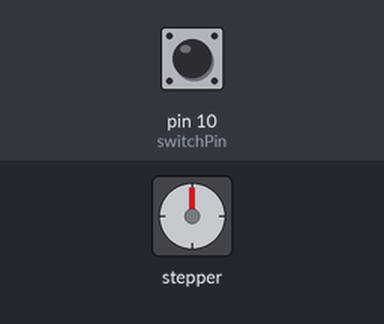
A sketch run on a simulated Arduino Nano, built with avr-gcc and run on an emulated ATmega328P. Parts: stepper motor. Wiring (inferred from the names in the program): stepper motor driver (200 steps per turn assumed): step pin 3; direction pin 2. The test bench sets the inputs (shaded band); at power-on: pin 10 (switchPin) HIGH.

Above: at 1.2 s.
1.3 s: pin 10 (switchPin) pulled LOW for 1 s
At 2.8 s:
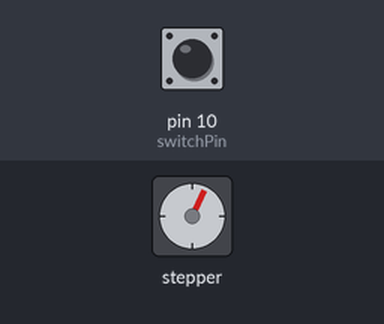
3.8 s: pin 10 (switchPin) pulled LOW for 3.2 s
At 7.6 s:
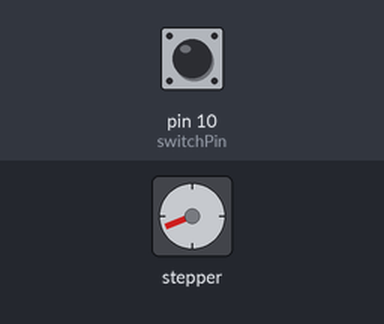
8.5 s: pin 10 (switchPin) pulled LOW for 0.15 s
At 9.5 s:
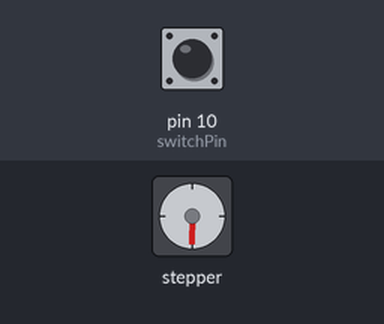
10.1 s: pin 10 (switchPin) pulled LOW for 1 s
At 11.9 s:
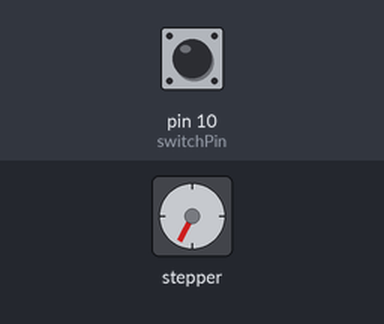
12.6 s: pin 10 (switchPin) pulled LOW for 0.15 s
At 13.8 s:
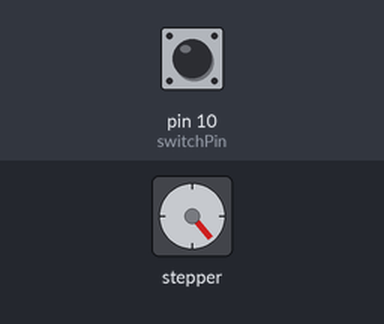
14.2 s: pin 10 (switchPin) pulled LOW for 3.2 s
At 14.95 s:
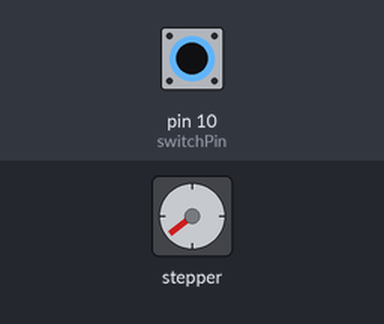
Timing chart, 0 to 18.9 s (numbered marks = the images above; inputs shaded):
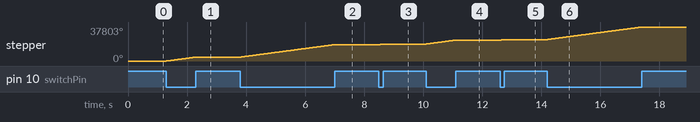

Measured:
- after the input at 1.3 s, stepper: turns 4345° clockwise in 1.0 s, starting at once
- after the input at 3.8 s, stepper: turns 13903° clockwise in 3.2 s, starting at once
- after the input at 8.5 s, stepper: turns 653° clockwise in 0.15 s, starting at once
- after the input at 10.1 s, stepper: turns 4346° clockwise in 1.0 s, starting at once
- after the input at 12.6 s, stepper: turns 653° clockwise in 0.15 s, starting at once
- after the input at 14.2 s, stepper: turns 13903° clockwise in 3.2 s, starting at once

The sketch:

push_to_spin.ino
```cpp
const int dirPin = 2;
const int stepPin = 3;

const int switchPin = 10;

void setup() {
  pinMode(stepPin, OUTPUT);
  pinMode(dirPin, OUTPUT);
  digitalWrite(dirPin, HIGH); // Set direction
  pinMode(switchPin, INPUT_PULLUP);
}

void loop() {
  int readSwitch = digitalRead(switchPin);
  // Direct port manipulation or optimized fast pulsing

  if (readSwitch == LOW)
  {
    digitalWrite(stepPin, HIGH);
    delayMicroseconds(200); // 30µs HIGH time (Adjust this down to 25-30 to test max speed)
    digitalWrite(stepPin, LOW);
    delayMicroseconds(200); // 30µs LOW time
  }
}
```
